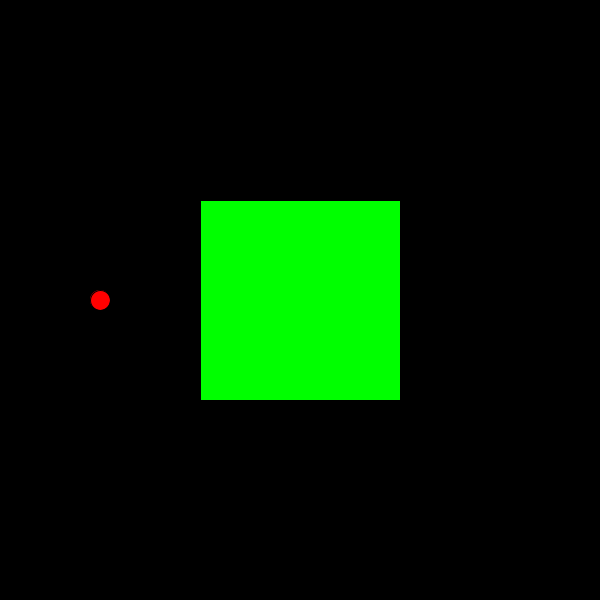
Frame 1 (no input)
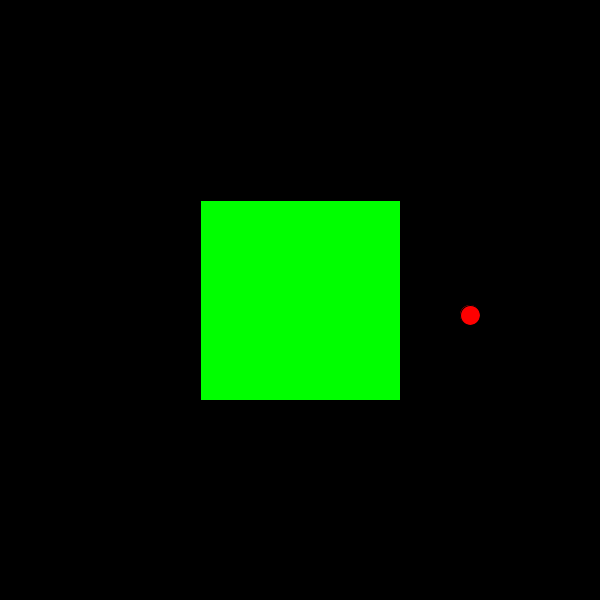
Frame 60 (the mouse pressed at the canvas centre just before this capture)
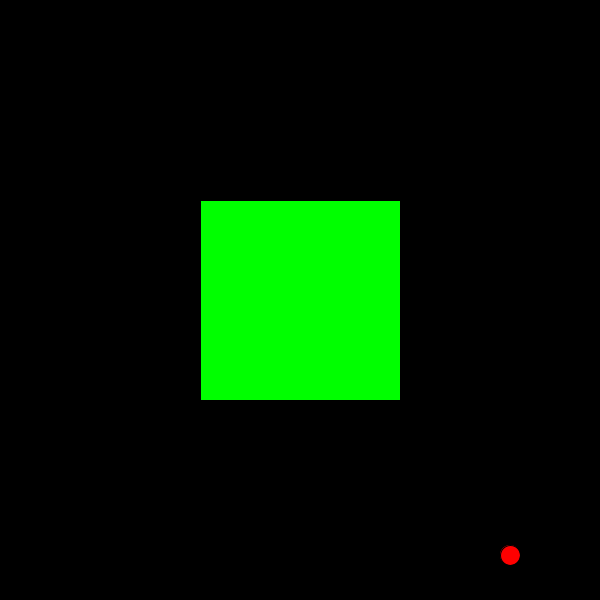
Frame 120 (the mouse held since frame 60 and released just before this capture)

The Processing sketch that drew these frames (run headless with seeded random() and noise(); from frame 60 on, the mouse is pressed at the canvas centre):

// Processing sketch: processing_94148
// ── processing_94148.pde

/*Created by Michael Lomuscio
  Rabun Gap - Nacoochee School
  
  Code creates a bouncing ball.
*/


float DirectionX = 1;  //x direction of motion. +1 moves right, -1 moves left.
float DirectionY = 1;  //y direction of motion. +1 moves down, -1 moves up.
float speedX = 10;     //speed in x-direction
float speedY = 15;     //speed in y-direction
float xPos = 100;      //x position of the ball
float yPos = 300;      //y position of the ball
float xRadius = 20;    //x radius of the ball
float yRadius = 20;    // y radius of the ball

void setup(){
 //Initiates size and background color.
 size(600,600);
 background(0); 
}


void draw(){
  background(0);
  
  //draw a box in the middle of the screen
  fill(0,255,0);
  rect(200,200,200,200);
  
  fill(255,0,0);
  
  //checks to see if the ball should change its direction in the x direction
  if(xPos <= xRadius){
   DirectionX = 1; 
  } else if(xPos >= width - xRadius){
    DirectionX = -1;
  }
 
  //checks to see if the ball should change its direction in the y direction
  if(yPos <= yRadius){
   DirectionY = 1; 
  } else if(yPos >= height - yRadius){
    DirectionY = -1;
  } 
  
  //checks to see if the ball should bounce off of the box
  if((yPos >= 200 - yRadius) && (yPos <= 200 - yRadius + 1) && (xPos >= 200) && (xPos <= 400)){
    DirectionY = -1;
  }else if ((xPos <= 400 + xRadius) && (xPos >= 400 + xRadius - 1) && (yPos >= 200) && (yPos <= 400)){
    DirectionX=1;
  }else if ((yPos <= 400 + yRadius) && (yPos >= 400 + yRadius - 1) && (xPos >= 200) && (xPos <= 400)){
    DirectionY = 1;
  }else if ((xPos >= 200 - xRadius) && (xPos <= 200 - xRadius + 1) && (yPos >= 200) && (yPos <= 400)){
    DirectionX = -1;
  }
  
  //draws the ball to the screen
  ellipse(xPos,yPos,xRadius,yRadius);
  
  //moves the ball
  xPos = xPos + DirectionX*speedX;
  yPos = yPos + DirectionY*speedY;
}
